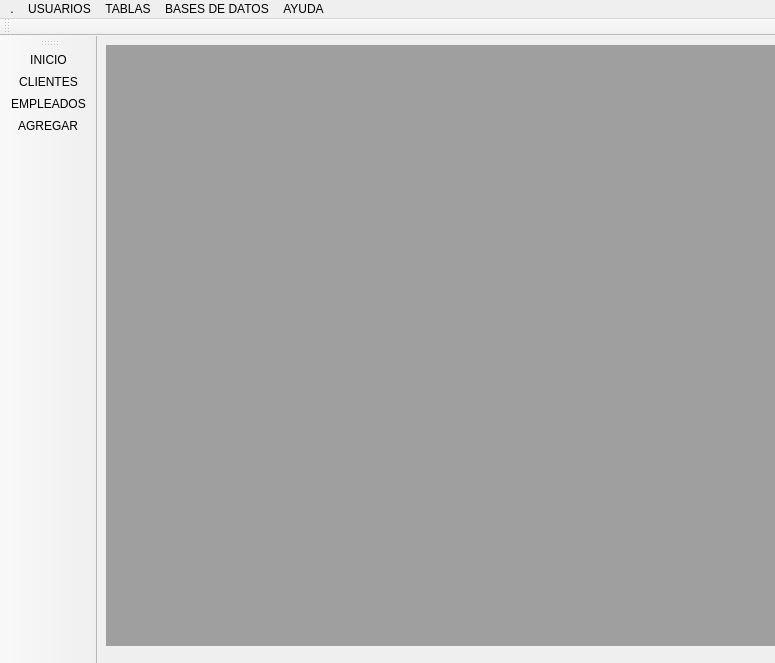
<?xml version="1.0" encoding="UTF-8"?>
<ui version="4.0">
 <class>Principal</class>
 <widget class="QMainWindow" name="Principal">
  <property name="geometry">
   <rect>
    <x>0</x>
    <y>0</y>
    <width>775</width>
    <height>663</height>
   </rect>
  </property>
  <property name="maximumSize">
   <size>
    <width>1111</width>
    <height>904</height>
   </size>
  </property>
  <property name="windowTitle">
   <string>MainWindow</string>
  </property>
  <widget class="QWidget" name="centralwidget">
   <widget class="QMdiArea" name="mdiArea">
    <property name="geometry">
     <rect>
      <x>9</x>
      <y>9</y>
      <width>711</width>
      <height>601</height>
     </rect>
    </property>
   </widget>
  </widget>
  <widget class="QMenuBar" name="menubar">
   <property name="geometry">
    <rect>
     <x>0</x>
     <y>0</y>
     <width>775</width>
     <height>22</height>
    </rect>
   </property>
   <property name="nativeMenuBar">
    <bool>false</bool>
   </property>
   <widget class="QMenu" name="menu">
    <property name="title">
     <string>.</string>
    </property>
    <addaction name="actionInicio"/>
   </widget>
   <widget class="QMenu" name="menuUSUARIOS">
    <property name="title">
     <string>USUARIOS</string>
    </property>
    <addaction name="actionUSUARIO"/>
    <addaction name="separator"/>
    <addaction name="actionSALIR"/>
   </widget>
   <widget class="QMenu" name="menuTABLAS">
    <property name="title">
     <string>TABLAS</string>
    </property>
    <addaction name="actionServicios"/>
    <addaction name="actionVIAJES"/>
    <addaction name="actionPAGOS"/>
    <addaction name="actionCLIENTES"/>
    <addaction name="actionEMPLEADOS"/>
    <addaction name="actionUNIDADES"/>
    <addaction name="actionOFICINAS"/>
   </widget>
   <widget class="QMenu" name="menuBASES_DE_DATOS">
    <property name="title">
     <string>BASES DE DATOS</string>
    </property>
    <addaction name="actionEDITAR"/>
    <addaction name="separator"/>
    <addaction name="actionAGREGAR"/>
    <addaction name="actionELIMINAR"/>
    <addaction name="separator"/>
    <addaction name="actionRESPALDOS"/>
   </widget>
   <widget class="QMenu" name="menuAYUDA">
    <property name="title">
     <string>AYUDA</string>
    </property>
    <addaction name="actionTUTORIAL"/>
    <addaction name="action"/>
   </widget>
   <addaction name="menu"/>
   <addaction name="menuUSUARIOS"/>
   <addaction name="menuTABLAS"/>
   <addaction name="menuBASES_DE_DATOS"/>
   <addaction name="menuAYUDA"/>
  </widget>
  <widget class="QToolBar" name="toolBar">
   <property name="windowTitle">
    <string>toolBar</string>
   </property>
   <attribute name="toolBarArea">
    <enum>LeftToolBarArea</enum>
   </attribute>
   <attribute name="toolBarBreak">
    <bool>false</bool>
   </attribute>
   <addaction name="actionInicio"/>
   <addaction name="actionCLIENTES"/>
   <addaction name="actionEMPLEADOS"/>
   <addaction name="actionAGREGAR"/>
  </widget>
  <widget class="QToolBar" name="toolBar_2">
   <property name="windowTitle">
    <string>toolBar_2</string>
   </property>
   <attribute name="toolBarArea">
    <enum>TopToolBarArea</enum>
   </attribute>
   <attribute name="toolBarBreak">
    <bool>false</bool>
   </attribute>
  </widget>
  <action name="actionUSUARIO">
   <property name="icon">
    <iconset>
     <normaloff>Img/valor.png</normaloff>Img/valor.png</iconset>
   </property>
   <property name="text">
    <string>USUARIO</string>
   </property>
  </action>
  <action name="actionSALIR">
   <property name="text">
    <string>SALIR</string>
   </property>
  </action>
  <action name="actionServicios">
   <property name="icon">
    <iconset>
     <normaloff>Img/entrega-rapida.png</normaloff>Img/entrega-rapida.png</iconset>
   </property>
   <property name="text">
    <string>SERVICIOS</string>
   </property>
  </action>
  <action name="actionVIAJES">
   <property name="icon">
    <iconset>
     <normaloff>Img/libro.png</normaloff>Img/libro.png</iconset>
   </property>
   <property name="text">
    <string>VIAJES</string>
   </property>
  </action>
  <action name="actionPAGOS">
   <property name="icon">
    <iconset>
     <normaloff>Img/pagos_icono.png</normaloff>Img/pagos_icono.png</iconset>
   </property>
   <property name="text">
    <string>PAGOS</string>
   </property>
  </action>
  <action name="actionCLIENTES">
   <property name="icon">
    <iconset>
     <normaloff>Img/CLIENTE.png</normaloff>Img/CLIENTE.png</iconset>
   </property>
   <property name="text">
    <string>CLIENTES</string>
   </property>
  </action>
  <action name="actionEMPLEADOS">
   <property name="icon">
    <iconset>
     <normaloff>Img/empleado-2.png</normaloff>Img/empleado-2.png</iconset>
   </property>
   <property name="text">
    <string>EMPLEADOS</string>
   </property>
  </action>
  <action name="actionUNIDADES">
   <property name="icon">
    <iconset>
     <normaloff>Img/camion.png</normaloff>Img/camion.png</iconset>
   </property>
   <property name="text">
    <string>UNIDADES</string>
   </property>
  </action>
  <action name="actionOFICINAS">
   <property name="text">
    <string>OFICINAS</string>
   </property>
  </action>
  <action name="actionRESPALDOS">
   <property name="icon">
    <iconset>
     <normaloff>Img/base-de-datos.png</normaloff>Img/base-de-datos.png</iconset>
   </property>
   <property name="text">
    <string>RESPALDOS</string>
   </property>
  </action>
  <action name="actionTUTORIAL">
   <property name="text">
    <string>TUTORIAL</string>
   </property>
  </action>
  <action name="actionInicio">
   <property name="icon">
    <iconset>
     <normaloff>Img/carrera.png</normaloff>Img/carrera.png</iconset>
   </property>
   <property name="text">
    <string>INICIO</string>
   </property>
  </action>
  <action name="actionAGREGAR">
   <property name="icon">
    <iconset>
     <normaloff>Img/mas.png</normaloff>Img/mas.png</iconset>
   </property>
   <property name="text">
    <string>AGREGAR</string>
   </property>
  </action>
  <action name="actionEDITAR">
   <property name="icon">
    <iconset>
     <normaloff>Img/lapiz.png</normaloff>Img/lapiz.png</iconset>
   </property>
   <property name="text">
    <string>EDITAR </string>
   </property>
  </action>
  <action name="actionELIMINAR">
   <property name="icon">
    <iconset>
     <normaloff>Img/salida.png</normaloff>Img/salida.png</iconset>
   </property>
   <property name="text">
    <string>ELIMINAR</string>
   </property>
  </action>
  <action name="action">
   <property name="text">
    <string>?</string>
   </property>
  </action>
 </widget>
 <resources/>
 <connections/>
</ui>
